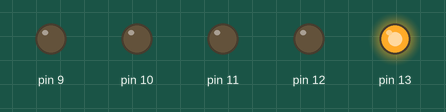
Bench run of a sketch on a simulated Arduino Uno, built with avr-gcc and run on an emulated ATmega328P. On the bench: output pins drawn as LEDs (lit = HIGH).

Above: at 0.02 s.
At 0.42 s:
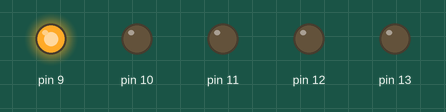
At 0.72 s:
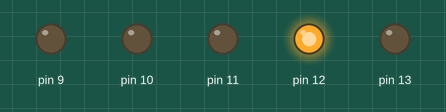
At 1.47 s:
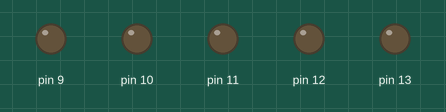
At 2.22 s:
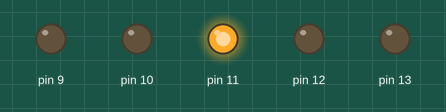
At 2.92 s:
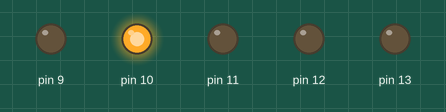
Timing chart, 0 to 3.2 s (numbered marks = the images above):
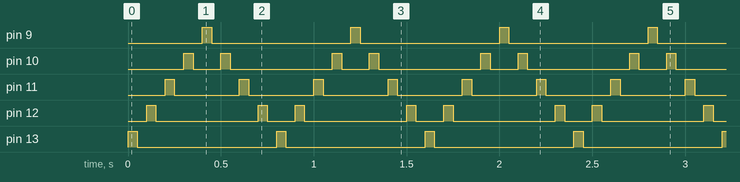

Measured:
- by itself, pin 9, pin 13: alternates HIGH for 0.05 s and LOW for 0.75 s
- by itself, pin 10: repeats every 0.80 s: LOW 0.15 s, HIGH 0.05 s, LOW 0.55 s, HIGH 0.05 s
- by itself, pin 11: alternates HIGH for 0.05 s and LOW for 0.35 s
- by itself, pin 12: repeats every 0.80 s: LOW 0.55 s, HIGH 0.05 s, LOW 0.15 s, HIGH 0.05 s

The sketch:

Robotics_3LightChaser2.ino
```cpp
/*
Digital Output
Light Chaser 2: Each LED is turned on and off in a syncronized way, from the first to the last, and then it returns to the first.
 */
int del= 50; //The delay for each LED
void setup() {
  // Set the pins
  pinMode(13, OUTPUT);
  pinMode(12, OUTPUT);
  pinMode(11, OUTPUT);
  pinMode(10, OUTPUT);
  pinMode(9, OUTPUT);
}

void loop() {
  //First LED
  digitalWrite(13, HIGH);   // turn the LED on
  delay(del);
  digitalWrite(13, LOW);    // turn the LED off
  delay(del);
  //Second LED
  digitalWrite(12, HIGH);   // turn the LED on
  delay(del);
  digitalWrite(12, LOW);    // turn the LED off
  delay(del);
  //Third LED
  digitalWrite(11, HIGH);   // turn the LED on
  delay(del);
  digitalWrite(11, LOW);    // turn the LED off
  delay(del);
  //Fourth LED
  digitalWrite(10, HIGH);   // turn the LED on
  delay(del);
  digitalWrite(10, LOW);    // turn the LED off
  delay(del);
  //Fifth LED
  digitalWrite(9, HIGH);   // turn the LED on
  delay(del);
  digitalWrite(9, LOW);    // turn the LED off
  delay(del);
  //Fourth LED
  digitalWrite(10, HIGH);   // turn the LED on
  delay(del);
  digitalWrite(10, LOW);    // turn the LED off
  delay(del);
  //Third LED
  digitalWrite(11, HIGH);   // turn the LED on
  delay(del);
  digitalWrite(11, LOW);    // turn the LED off
  delay(del);
  //Second LED
  digitalWrite(12, HIGH);   // turn the LED on
  delay(del);
  digitalWrite(12, LOW);    // turn the LED off
  delay(del);
  //After this, it starts again with the first LED
}
```
